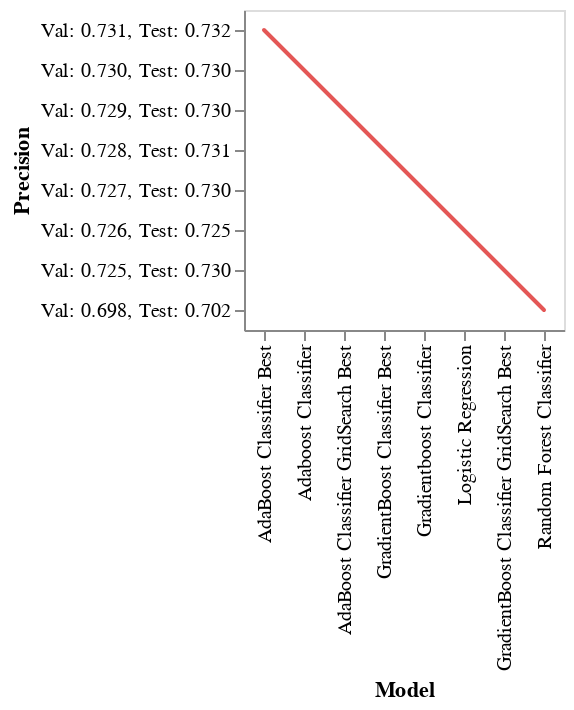

This figure's notebook cell:
### Code cell
DeepnoteChart(sorted_results_df, """{"layer":[{"layer":[{"mark":{"clip":true,"type":"trail","color":"#e45756","tooltip":true},"encoding":{"x":{"sort":null,"type":"nominal","field":"Model","scale":{"type":"linear","zero":false}},"y":{"sort":null,"type":"nominal","field":"Precision","scale":{"type":"linear","zero":false}}}},{"mark":{"size":100,"type":"point","opacity":0,"tooltip":true},"encoding":{"x":{"sort":null,"type":"nominal","field":"Model","scale":{"type":"linear","zero":false}},"y":{"sort":null,"type":"nominal","field":"Precision","scale":{"type":"linear","zero":false}}}}]}],"title":"","config":{"legend":{}},"$schema":"https://vega.github.io/schema/vega-lite/v5.json","encoding":{}}""")

### Figure 1 — Vega-Lite specification as saved in the notebook (floating-point values rounded to 4 significant figures)
{"$schema": "https://vega.github.io/schema/vega-lite/v5.json", "config": {"legend": {}}, "data": {"values": [{"Accuracy": "Val: 0.726, Test: 0.726", "F1-Score": "Val: 0.724, Test: 0.724", "Model": "AdaBoost Classifier Best", "Precision": "Val: 0.731, Test: 0.732", "Recall": "Val: 0.726, Test: 0.726"}, {"Accuracy": "Val: 0.726, Test: 0.725", "F1-Score": "Val: 0.724, Test: 0.722", "Model": "Adaboost Classifier", "Precision": "Val: 0.730, Test: 0.730", "Recall": "Val: 0.726, Test: 0.725"}, {"Accuracy": "Val: 0.726, Test: 0.725", "F1-Score": "Val: 0.723, Test: 0.723", "Model": "AdaBoost Classifier GridSearch Best", "Precision": "Val: 0.729, Test: 0.730", "Recall": "Val: 0.726, Test: 0.725"}, {"Accuracy": "Val: 0.727, Test: 0.730", "F1-Score": "Val: 0.726, Test: 0.729", "Model": "GradientBoost Classifier Best", "Precision": "Val: 0.728, Test: 0.731", "Recall": "Val: 0.727, Test: 0.730"}, {"Accuracy": "Val: 0.727, Test: 0.729", "F1-Score": "Val: 0.726, Test: 0.729", "Model": "Gradientboost Classifier", "Precision": "Val: 0.727, Test: 0.730", "Recall": "Val: 0.727, Test: 0.729"}, {"Accuracy": "Val: 0.724, Test: 0.723", "F1-Score": "Val: 0.722, Test: 0.721", "Model": "Logistic Regression", "Precision": "Val: 0.726, Test: 0.725", "Recall": "Val: 0.724, Test: 0.723"}, {"Accuracy": "Val: 0.724, Test: 0.729", "F1-Score": "Val: 0.723, Test: 0.728", "Model": "GradientBoost Classifier GridSearch Best", "Precision": "Val: 0.725, Test: 0.730", "Recall": "Val: 0.724, Test: 0.729"}, {"Accuracy": "Val: 0.698, Test: 0.702", "F1-Score": "Val: 0.698, Test: 0.702", "Model": "Random Forest Classifier", "Precision": "Val: 0.698, Test: 0.702", "Recall": "Val: 0.698, Test: 0.702"}]}, "encoding": {}, "layer": [{"layer": [{"encoding": {"x": {"field": "Model", "scale": {"type": "linear", "zero": false}, "sort": null, "type": "nominal"}, "y": {"field": "Precision", "scale": {"type": "linear", "zero": false}, "sort": null, "type": "nominal"}}, "mark": {"clip": true, "color": "#e45756", "tooltip": true, "type": "trail"}}, {"encoding": {"x": {"field": "Model", "scale": {"type": "linear", "zero": false}, "sort": null, "type": "nominal"}, "y": {"field": "Precision", "scale": {"type": "linear", "zero": false}, "sort": null, "type": "nominal"}}, "mark": {"opacity": 0, "size": 100, "tooltip": true, "type": "point"}}]}], "title": ""}
